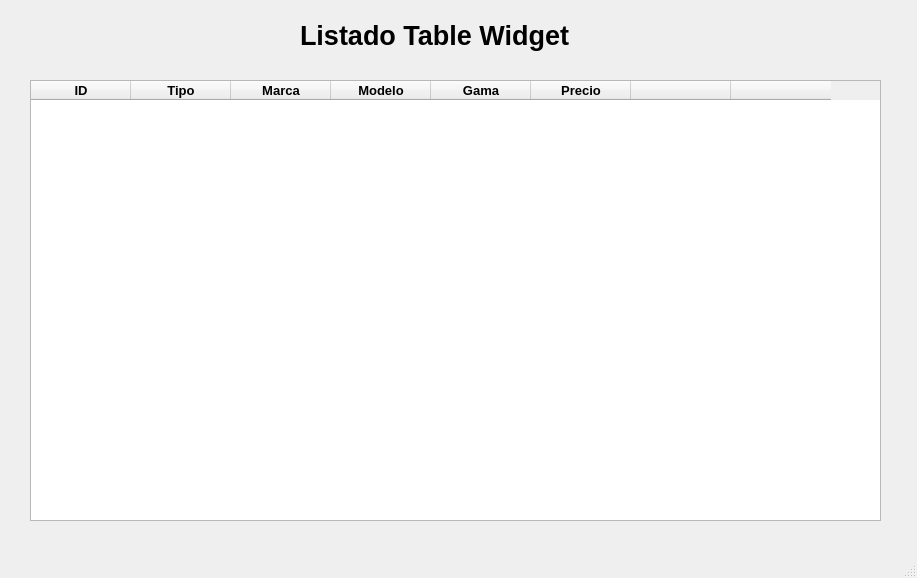
<?xml version="1.0" encoding="UTF-8"?>
<ui version="4.0">
 <class>TableWidget</class>
 <widget class="QMainWindow" name="TableWidget">
  <property name="geometry">
   <rect>
    <x>0</x>
    <y>0</y>
    <width>917</width>
    <height>578</height>
   </rect>
  </property>
  <property name="windowTitle">
   <string>Listado Table Widget</string>
  </property>
  <widget class="QWidget" name="centralwidget">
   <widget class="QLabel" name="lbl_listado3">
    <property name="geometry">
     <rect>
      <x>300</x>
      <y>20</y>
      <width>301</width>
      <height>31</height>
     </rect>
    </property>
    <property name="font">
     <font>
      <family>Arial</family>
      <pointsize>20</pointsize>
      <weight>75</weight>
      <bold>true</bold>
     </font>
    </property>
    <property name="text">
     <string>Listado Table Widget</string>
    </property>
   </widget>
   <widget class="QTableWidget" name="tbl_perifericos">
    <property name="geometry">
     <rect>
      <x>30</x>
      <y>80</y>
      <width>851</width>
      <height>441</height>
     </rect>
    </property>
    <property name="sizeAdjustPolicy">
     <enum>QAbstractScrollArea::AdjustToContents</enum>
    </property>
    <column>
     <property name="text">
      <string>ID</string>
     </property>
     <property name="font">
      <font>
       <family>Arial</family>
       <pointsize>10</pointsize>
       <weight>75</weight>
       <bold>true</bold>
      </font>
     </property>
     <property name="textAlignment">
      <set>AlignCenter</set>
     </property>
    </column>
    <column>
     <property name="text">
      <string>Tipo</string>
     </property>
     <property name="font">
      <font>
       <family>Arial</family>
       <pointsize>10</pointsize>
       <weight>75</weight>
       <bold>true</bold>
      </font>
     </property>
     <property name="textAlignment">
      <set>AlignCenter</set>
     </property>
    </column>
    <column>
     <property name="text">
      <string>Marca</string>
     </property>
     <property name="font">
      <font>
       <family>Arial</family>
       <pointsize>10</pointsize>
       <weight>75</weight>
       <bold>true</bold>
      </font>
     </property>
     <property name="textAlignment">
      <set>AlignCenter</set>
     </property>
    </column>
    <column>
     <property name="text">
      <string>Modelo</string>
     </property>
     <property name="font">
      <font>
       <family>Arial</family>
       <pointsize>10</pointsize>
       <weight>75</weight>
       <bold>true</bold>
      </font>
     </property>
     <property name="textAlignment">
      <set>AlignCenter</set>
     </property>
    </column>
    <column>
     <property name="text">
      <string>Gama</string>
     </property>
     <property name="font">
      <font>
       <family>Arial</family>
       <pointsize>10</pointsize>
       <weight>75</weight>
       <bold>true</bold>
      </font>
     </property>
     <property name="textAlignment">
      <set>AlignCenter</set>
     </property>
    </column>
    <column>
     <property name="text">
      <string>Precio</string>
     </property>
     <property name="font">
      <font>
       <family>Arial</family>
       <pointsize>10</pointsize>
       <weight>75</weight>
       <bold>true</bold>
      </font>
     </property>
     <property name="textAlignment">
      <set>AlignCenter</set>
     </property>
    </column>
    <column>
     <property name="text">
      <string/>
     </property>
    </column>
    <column>
     <property name="text">
      <string/>
     </property>
    </column>
   </widget>
  </widget>
  <widget class="QStatusBar" name="statusbar"/>
 </widget>
 <resources/>
 <connections/>
</ui>
